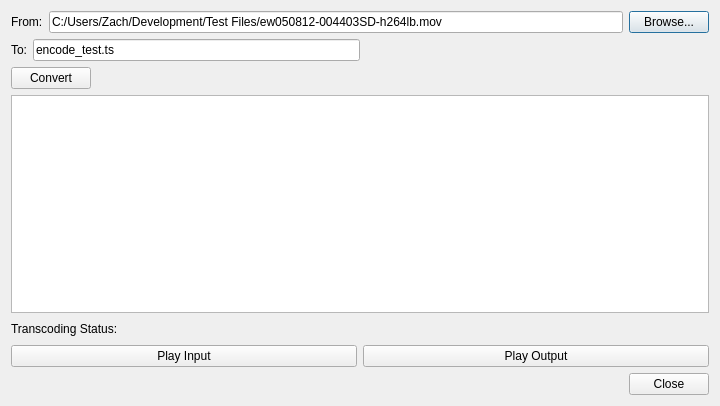
<?xml version="1.0" encoding="UTF-8"?>
<ui version="4.0">
 <class>Dialog</class>
 <widget class="QDialog" name="Dialog">
  <property name="geometry">
   <rect>
    <x>0</x>
    <y>0</y>
    <width>720</width>
    <height>406</height>
   </rect>
  </property>
  <property name="windowTitle">
   <string>Dialog</string>
  </property>
  <layout class="QGridLayout" name="gridLayout">
   <item row="0" column="0" colspan="2">
    <layout class="QHBoxLayout" name="horizontalLayout_4">
     <item>
      <layout class="QHBoxLayout" name="horizontalLayout">
       <item>
        <widget class="QLabel" name="label">
         <property name="text">
          <string>From:</string>
         </property>
         <property name="buddy">
          <cstring>fromLineEdit</cstring>
         </property>
        </widget>
       </item>
       <item>
        <widget class="QLineEdit" name="fromLineEdit">
         <property name="text">
          <string>C:/Users/Zach/Development/Test Files/ew050812-004403SD-h264lb.mov</string>
         </property>
        </widget>
       </item>
      </layout>
     </item>
     <item>
      <widget class="QPushButton" name="fileOpenButton">
       <property name="text">
        <string>Browse...</string>
       </property>
      </widget>
     </item>
    </layout>
   </item>
   <item row="1" column="0" colspan="2">
    <layout class="QHBoxLayout" name="horizontalLayout_5">
     <item>
      <layout class="QHBoxLayout" name="horizontalLayout_2">
       <item>
        <widget class="QLabel" name="label_2">
         <property name="text">
          <string>To:</string>
         </property>
         <property name="buddy">
          <cstring>toLineEdit</cstring>
         </property>
        </widget>
       </item>
       <item>
        <widget class="QLineEdit" name="toLineEdit">
         <property name="text">
          <string>encode_test.ts</string>
         </property>
        </widget>
       </item>
      </layout>
     </item>
     <item>
      <spacer name="horizontalSpacer">
       <property name="orientation">
        <enum>Qt::Horizontal</enum>
       </property>
       <property name="sizeHint" stdset="0">
        <size>
         <width>40</width>
         <height>20</height>
        </size>
       </property>
      </spacer>
     </item>
    </layout>
   </item>
   <item row="2" column="0">
    <layout class="QHBoxLayout" name="horizontalLayout_6">
     <item>
      <widget class="QPushButton" name="startButton">
       <property name="text">
        <string>Convert</string>
       </property>
      </widget>
     </item>
     <item>
      <spacer name="horizontalSpacer_2">
       <property name="orientation">
        <enum>Qt::Horizontal</enum>
       </property>
       <property name="sizeHint" stdset="0">
        <size>
         <width>40</width>
         <height>20</height>
        </size>
       </property>
      </spacer>
     </item>
    </layout>
   </item>
   <item row="3" column="0" colspan="2">
    <widget class="QTextEdit" name="textEdit"/>
   </item>
   <item row="4" column="0" colspan="2">
    <layout class="QHBoxLayout" name="horizontalLayout_7">
     <item>
      <widget class="QLabel" name="transcodingStatusLabel">
       <property name="text">
        <string>Transcoding Status:</string>
       </property>
      </widget>
     </item>
     <item>
      <spacer name="horizontalSpacer_3">
       <property name="orientation">
        <enum>Qt::Horizontal</enum>
       </property>
       <property name="sizeHint" stdset="0">
        <size>
         <width>40</width>
         <height>20</height>
        </size>
       </property>
      </spacer>
     </item>
    </layout>
   </item>
   <item row="5" column="0" colspan="2">
    <layout class="QHBoxLayout" name="horizontalLayout_3">
     <item>
      <widget class="QPushButton" name="playInputButton">
       <property name="text">
        <string>Play Input</string>
       </property>
      </widget>
     </item>
     <item>
      <widget class="QPushButton" name="playOutputButton">
       <property name="text">
        <string>Play Output</string>
       </property>
      </widget>
     </item>
    </layout>
   </item>
   <item row="6" column="0">
    <spacer name="horizontalSpacer_4">
     <property name="orientation">
      <enum>Qt::Horizontal</enum>
     </property>
     <property name="sizeHint" stdset="0">
      <size>
       <width>298</width>
       <height>20</height>
      </size>
     </property>
    </spacer>
   </item>
   <item row="6" column="1">
    <widget class="QPushButton" name="pushButton">
     <property name="text">
      <string>Close</string>
     </property>
    </widget>
   </item>
  </layout>
 </widget>
 <layoutdefault spacing="6" margin="11"/>
 <resources/>
 <connections>
  <connection>
   <sender>pushButton</sender>
   <signal>clicked()</signal>
   <receiver>Dialog</receiver>
   <slot>close()</slot>
   <hints>
    <hint type="sourcelabel">
     <x>267</x>
     <y>125</y>
    </hint>
    <hint type="destinationlabel">
     <x>267</x>
     <y>174</y>
    </hint>
   </hints>
  </connection>
 </connections>
</ui>
